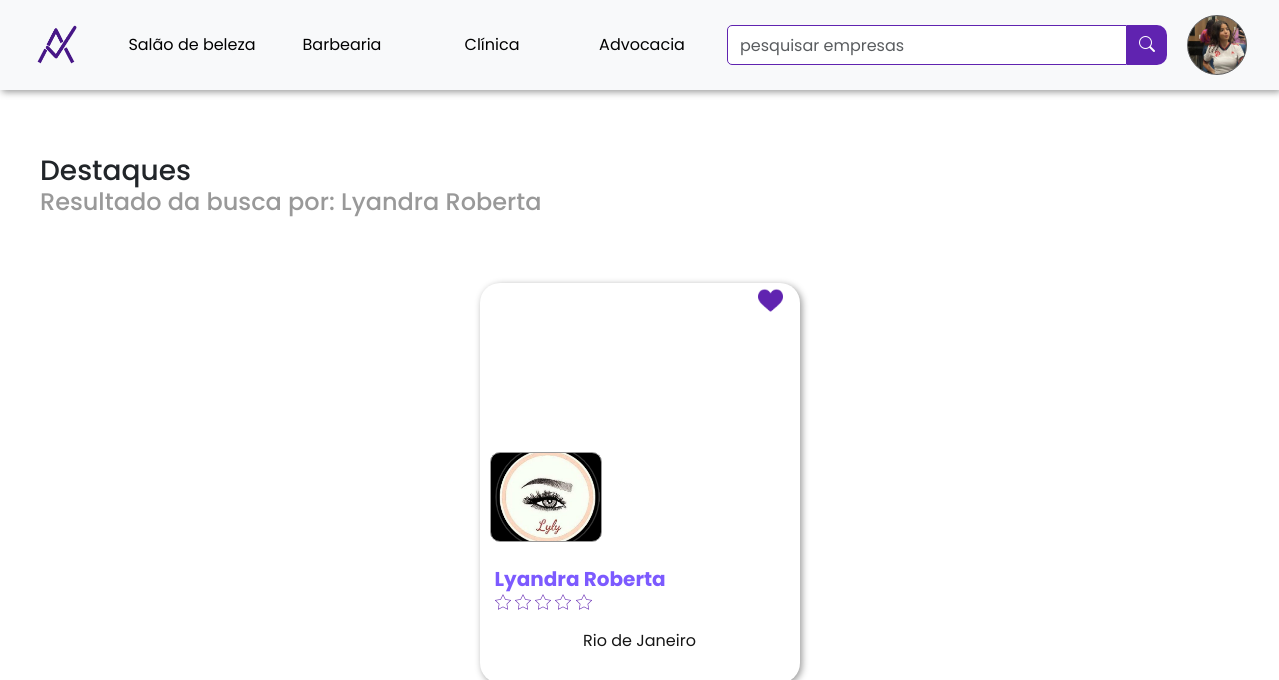
The page /php/barbearia_pesquisa.php?buscar=Lyandra Roberta (signed in) on the database its author committed.
### tables this page shows
CREATE TABLE `empresa` (
  `idempresa` int(11) NOT NULL,
  `nivel` enum('1','2','3') NOT NULL,
  `nome` varchar(20) DEFAULT NULL,
  `nome_fantasia` varchar(20) DEFAULT NULL,
  `tipo` enum('barbearia','advocacia','clinica','salaobeleza') NOT NULL,
  `CNPJ_CPF` varchar(20) DEFAULT NULL,
  `telefone` varchar(15) DEFAULT NULL,
  `cep` varchar(12) NOT NULL,
  `numero` varchar(10) NOT NULL,
  `email` varchar(50) DEFAULT NULL,
  `senha` varchar(100) DEFAULT NULL,
  `foto_empresa` varchar(50) DEFAULT NULL,
  `foto_amb1` varchar(50) NOT NULL,
  `foto_amb2` varchar(50) NOT NULL,
  `foto_amb3` varchar(50) NOT NULL,
  `foto_amb4` varchar(50) NOT NULL,
  `foto_amb5` varchar(50) NOT NULL,
  `foto_amb6` varchar(50) NOT NULL,
  `complemento` text NOT NULL,
  `data_inicio` date NOT NULL
);

CREATE TABLE `localidade` (
  `cep` varchar(12) NOT NULL,
  `logradouro` varchar(20) DEFAULT NULL,
  `bairro` varchar(30) DEFAULT NULL,
  `UF` varchar(2) DEFAULT NULL,
  `cidade` varchar(20) DEFAULT NULL
);

### php/barbearia_pesquisa.php (the view, shortened to what this page needs)
<?php
include('includes/logar-sistema.php');
$idcliente = $_SESSION['idcliente'];
$sql_cliente = "SELECT l.uf
                FROM cliente c
                INNER JOIN localidade l ON c.cep = l.cep
                WHERE c.idcliente = ?";
$stmt_cliente = $mysqli->prepare($sql_cliente);
$stmt_cliente->bind_param('i', $idcliente);
$stmt_cliente->execute();
$result_cliente = $stmt_cliente->get_result();
$cliente_data = $result_cliente->fetch_assoc();
$cliente_estado = $cliente_data['uf'];
$title = "Empresas de barbearia mais bem avaliadas";
if (isset($_GET['buscar'])) {
    $buscar = '%' . $mysqli->real_escape_string($_GET['buscar']) . '%';
    $sql = "SELECT e.idempresa, e.nome, e.foto_empresa, e.foto_amb1, l.cidade,
            COALESCE(AVG(a.estrelas), 0) AS media_estrelas,
            COUNT(a.idavaliacao) AS total_avaliacoes,
            CASE WHEN l.uf = ? THEN 1 ELSE 0 END AS is_same_uf,
            (SELECT COUNT(*) FROM favoritos f WHERE f.idcliente = ? AND f.idempresa = e.idempresa) AS is_favorited
            FROM empresa e
            INNER JOIN localidade l ON e.cep = l.cep
            LEFT JOIN avaliacao a ON e.idempresa = a.idempresa
            WHERE (e.nome LIKE ? OR e.nome_fantasia LIKE ?)
            GROUP BY e.idempresa, e.nome, e.foto_empresa, e.foto_amb1, l.cidade, l.uf
            ORDER BY is_same_uf DESC, total_avaliacoes DESC, media_estrelas DESC";
    $stmt = $mysqli->prepare($sql);
    $stmt->bind_param('ssss', $cliente_estado, $idcliente, $buscar, $buscar);
    $stmt->execute();
    $result = $stmt->get_result();
    $title = "Resultado da busca por: " . htmlspecialchars($_GET['buscar']);
}
?>
<!DOCTYPE html>
<html lang="en">
<head>
    <link rel="stylesheet" href="https://cdnjs.cloudflare.com/ajax/libs/font-awesome/6.0.0-beta3/css/all.min.css">
    <link rel="stylesheet" href="https://cdn.jsdelivr.net/npm/bootstrap-icons@1.11.3/font/bootstrap-icons.min.css">
    <link href="https://cdn.jsdelivr.net/npm/bootstrap@5.3.3/dist/css/bootstrap.min.css" rel="stylesheet">
    <link rel="stylesheet" href="../css/teste.css">
</head>
<body>
<?php include("includes/header-nav.php"); ?>
<br>
<h3>Destaques</h3>
<h4><?= htmlspecialchars($title) ?></h4>
<br>
<div class="central">
<?php while ($row = $result->fetch_assoc()) { ?>
<a href="agendamento.php?id=<?= htmlspecialchars($row['idempresa']); ?>">
    <div class="pai">
    <button class="favorite-button" data-idempresa="<?= $row['idempresa'] ?>">
        <img src="../img/<?= $row['is_favorited'] ? 'heath.png' : 'coracao.png' ?>"class="heart-icon" />
    </button>
        <?php
            $foto_amb1_path = 'arquivos/' . htmlspecialchars($row['foto_amb1']);
            echo "<div class='filho' style='background-image: url($foto_amb1_path); background-size: cover;'></div>";
        ?>
        <?php
          $foto_amb2_path = 'arquivos/' . htmlspecialchars($row['foto_empresa']);
          echo "<div class='filho2' style='background-image: url($foto_amb2_path); background-size: cover;'></div>";
        ?>
    <div class="footercard">
                 <div class="txt1">
                    <h5 style="color: #7C5AFF;   font-weight: bold;">
                        <?= htmlspecialchars($row['nome']) ?>
                    </h5>
                </div>
            <div class="star-rating">
                        <?php
                        $fullStars = floor($row['media_estrelas']);
                        $halfStar = ($row['media_estrelas'] - $fullStars) >= 0.5;
                        for ($i = 0; $i < $fullStars; $i++) {
                            echo '  <img class="strela" src="../img/estrela.png" alt=""> ';
                        }
                        if ($halfStar) {
                            echo '  <img class="strela" src="../img/estrela.png" alt=""> ';
                        }
                        ?>
                    </div>
                <div class="txt2">
                    <p class="end"> <?= htmlspecialchars($row['cidade']) ?> </p>
                </div>
        </div>
    </div>
</a>
<?php } ?>
</div>
</body>
</html>

### css/teste.css (style rules this page uses)
* { margin: 0; padding: 0; box-sizing: border-box; font-family: "Poppins", sans-serif; }
:root { --c01:#fff; --c02:#E9E3FF; --c03:#999999; --c04:#161616; --c05:#000; --c06:#B583F5; --c07:#7C5AFF; --c08:#6023B0; --c09:#471687; }
h4 { margin-left:40px; }
.central { margin: auto; display: flex; flex-direction: row; justify-content: space-around; flex-wrap: wrap; }
.pai { width: 320px; height: 400px; border-radius: 20px; display: flex; flex-direction: column; margin: 20px; gap: 15px; box-shadow: 2px 2px 7px var(--c03); padding-bottom: 20px; margin-top: 35px; }
.filho { border-radius: 20px 20px 0px 0px; background-size: cover; filter: brightness(70%); background-repeat: no-repeat; background-position: center; width: 100%; height: 100%; }
.strela { width: 16px; }
.filho2 { z-index: 1; margin-top: -60px; border: 1px solid var(--c03); border-radius: 10px; margin-left: 10px; margin-bottom: 20px; background-position: center; width:35%; height: 40%; }
h4 { color: var(--c03); }
h3 { margin: 40px 0px 0px 40px; }
body { font-family: Arial, sans-serif; }
.central a { text-decoration: none; }
.favorite-button img.heart-icon { transition: transform 0.1s ease; }
.favorite-button { z-index: 2; margin-bottom: -60px; background: none; border: none; cursor: pointer; outline: none; display: flex; }
.heart-icon { margin: 5px; display: flex; margin-left: 87%; width: 25px; height: 25px; transition: transform 0.1s ease; }
.txt2 { align-items: center; justify-content: center; display: flex; }
.txt1 { margin-top: -25px; width: 100%; }
.footercard { padding: 15px; }
.star-rating { height: 30px; margin-top: -10px; width: 50%; }
.end { margin-top: 10px; margin-bottom: -5px; color: var(--c04); }
a { text-decoration: none; }

### rows shown on the page
empresa: foto_empresa (picture), nome "Lyandra Roberta", cep.cidade "Rio de Janeiro"

### other values the page prints
$title "Resultado da busca por: Lyandra Roberta"
